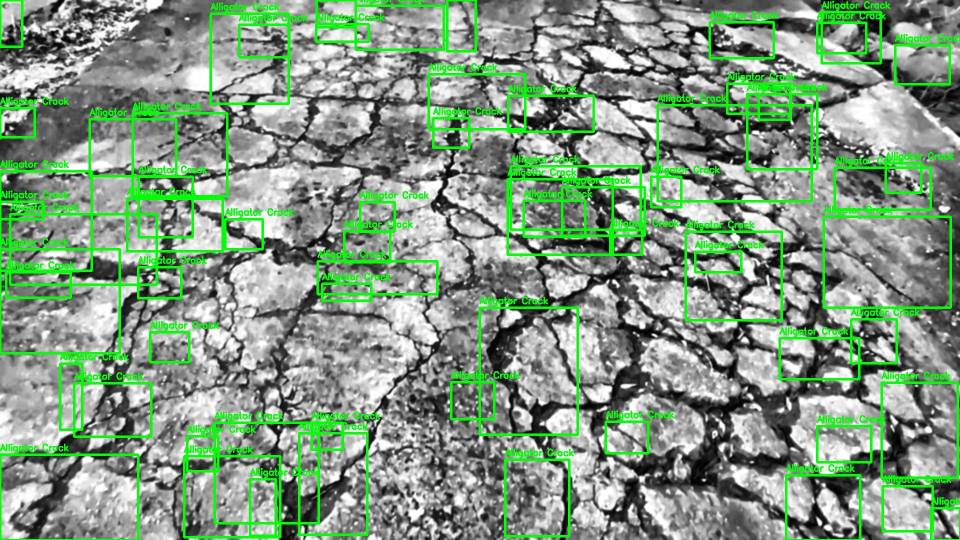
#> input picture frames/segmented/AlligatorCracking/enhanced_aligatorCracking_1_frame_240.jpg, 1920 x 1080 px, given as the content of the folder ../../frames/enhanced/4_FinalEnhanced/AligatorCracking, which was not available (shown at 1/2 size)
$ jupyter execute full_segmentation.ipynb
#> lines starting #> are read from the running program, lines starting #| are printed output that depends on the picture; after the words box and inside, x2 and y2 are one past the last pixel; in counts of white or black regions, pixels touching at a corner belong together; pictures that were not available may be replaced by others from this repository, and a replacement may not be noted
#> further down, img is the input picture: shape (1080, 1920, 3); mean B, G, R 128.5, 153.2, 128.4
[cell 1]
import cv2
import numpy as np
import os
import matplotlib.pyplot as plt

[cell 2]
# Alligator cracking segmentation

# Folder structure
input_folder = "../../frames/enhanced/4_FinalEnhanced/AligatorCracking"
output_folder = "../../frames/segmented/AlligatorCracking"

os.makedirs(output_folder, exist_ok=True)

max_show = 3
count = 0


# Segment alligator cracks
def segment_alligator(gray):

    # Step 1: Light smoothing
    blur = cv2.GaussianBlur(gray, (3,3), 0)

    # Step 2: Blackhat enhancement
    kernel = cv2.getStructuringElement(
        cv2.MORPH_RECT,
        (9,9)
    )

    blackhat = cv2.morphologyEx(
        blur,
        cv2.MORPH_BLACKHAT,
        kernel
    )

    # Step 3: Binary threshold
    _, binary = cv2.threshold(
        blackhat,
        20,
        255,
        cv2.THRESH_BINARY
    )
#> binary: shape (1080, 1920); 26.4% white; 5301 white regions (2286 under 20 px), largest, box (x1, y1, x2, y2) and area: (864, 0, 1335, 179) 9223, (593, 59, 857, 227) 7625, (1152, 58, 1373, 158) 5407

    # Step 4: Remove tiny noise
    open_kernel = cv2.getStructuringElement(
        cv2.MORPH_ELLIPSE,
        (3,3)
    )

    binary = cv2.morphologyEx(
        binary,
        cv2.MORPH_OPEN,
        open_kernel,
        iterations=1
    )
#> binary: shape (1080, 1920); 25.3% white; 4465 white regions (1369 under 20 px), largest, box (x1, y1, x2, y2) and area: (1013, 0, 1335, 139) 6654, (593, 119, 856, 227) 5466, (792, 394, 1014, 520) 5011

    # Step 5: Moderate connection
    # Prevent whole-image merging
    close_kernel = cv2.getStructuringElement(
        cv2.MORPH_ELLIPSE,
        (5,5)
    )

    binary = cv2.morphologyEx(
        binary,
        cv2.MORPH_CLOSE,
        close_kernel,
        iterations=1
    )
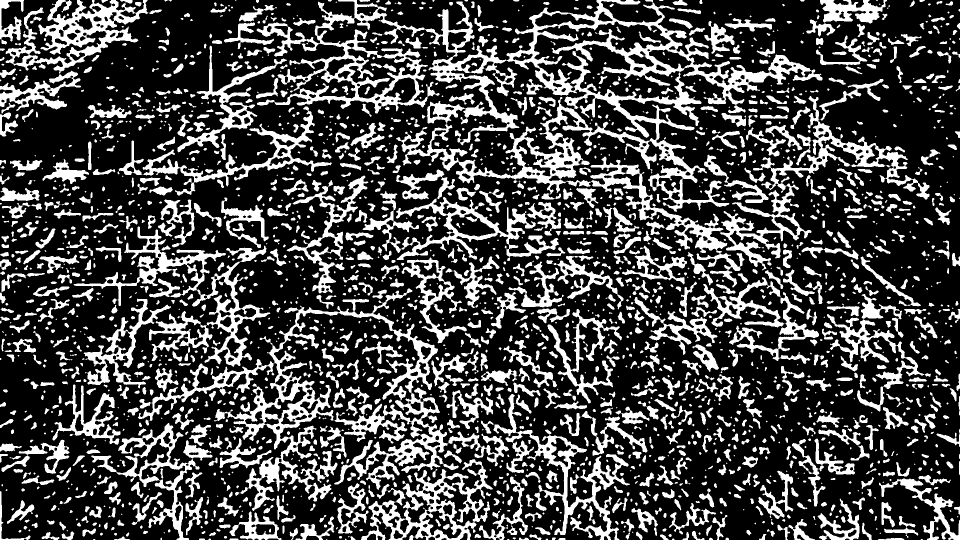
#> binary: shape (1080, 1920) (shown at 1/2 size); 27.7% white; 2424 white regions (839 under 20 px)

    return binary


# Merge nearby boxes
def merge_boxes(boxes, distance=35):

    merged_boxes = []

    while boxes:

        x1, y1, x2, y2 = boxes.pop(0)

        merged = True

        while merged:

            merged = False

            remove_indices = []

            for i, (xx1, yy1, xx2, yy2) in enumerate(boxes):

                # Check nearby distance
                if (
                    abs(xx1 - x2) < distance or
                    abs(x1 - xx2) < distance
                ) and (
                    abs(yy1 - y2) < distance or
                    abs(y1 - yy2) < distance
                ):

                    x1 = min(x1, xx1)
                    y1 = min(y1, yy1)
                    x2 = max(x2, xx2)
                    y2 = max(y2, yy2)

                    remove_indices.append(i)

                    merged = True

            for index in sorted(remove_indices, reverse=True):
                boxes.pop(index)

        merged_boxes.append([x1, y1, x2, y2])

    return merged_boxes


# Detect alligator crack regions
def detect_alligator_regions(image, mask):

    output = image.copy()

    contours, _ = cv2.findContours(
        mask,
        cv2.RETR_EXTERNAL,
        cv2.CHAIN_APPROX_SIMPLE
    )
#> contours = 2260 contours, 996 with area under 20; largest, box (x1, y1, x2, y2) and area: (513, 0, 1645, 575) 169468, (276, 577, 1018, 1022) 91281, (147, 453, 541, 734) 20340, (722, 918, 986, 1080) 19876, (0, 0, 297, 222) 19700

    boxes = []

    # Small crack cell detection
    for c in contours:

        area = cv2.contourArea(c)

        if 100 < area < 2500:

            x, y, w, h = cv2.boundingRect(c)

            aspect_ratio = w / float(h + 1e-5)

            # Ignore long lines
            if 0.4 < aspect_ratio < 3.5:

                boxes.append([x, y, x+w, y+h])
#> this loop made 2260 passes
#> (area, x, y, w, h, aspect_ratio) on passes 11, 38, 41, 42, 55, 57, 60, 73: (104, 1756, 1076, 53, 4, 13.25), (176.5, 83, 1064, 36, 16, 2.25), (174, 123, 1063, 26, 17, 1.53), (117.5, 1384, 1062, 25, 18, 1.39), (171, 165, 1057, 27, 16, 1.69), (138.5, 579, 1056, 17, 24, 0.708), (173, 1070, 1054, 31, 16, 1.94), (113, 438, 1049, 23, 8, 2.87)
#> after the loop, boxes = 384 items, first 6: [83, 1064, 119, 1080], [123, 1063, 149, 1080], [1384, 1062, 1409, 1080], [165, 1057, 192, 1073], [579, 1056, 596, 1080], [1070, 1054, 1101, 1070]

    # Merge nearby boxes moderately
    merged_boxes = merge_boxes(boxes)
#> the loop in merge_boxes, `while boxes: ` made 112 passes
#> after the loop in merge_boxes, `while boxes:`: boxes = []; merged_boxes = 112 items, first 6: [43, 951, 287, 1080], [670, 265, 1914, 1080], [552, 991, 669, 1080], [890, 749, 1161, 1070], [371, 945, 478, 1057], [1605, 852, 1920, 1080]

    # Draw medium-sized regions only
    for box in merged_boxes:

        x1, y1, x2, y2 = box

        width = x2 - x1
        height = y2 - y1

        area = width * height

        # Prevent huge full-image box
        if 3000 < area < 60000:

            cv2.rectangle(
                output,
                (x1, y1),
                (x2, y2),
                (0,255,0),
                3
            )

            cv2.putText(
                output,
                "Alligator Crack",
                (x1, y1 - 8),
                cv2.FONT_HERSHEY_SIMPLEX,
                0.6,
                (0,255,0),
                2
            )
#> this loop made 112 passes
#> box on passes 10 to 17: [1140, 948, 1191, 1049], [1338, 929, 1453, 1069], [1707, 776, 1913, 1055], [145, 911, 327, 1050], [14, 1000, 69, 1048], [1584, 814, 1817, 1080], [371, 994, 406, 1071], [0, 982, 61, 1080]
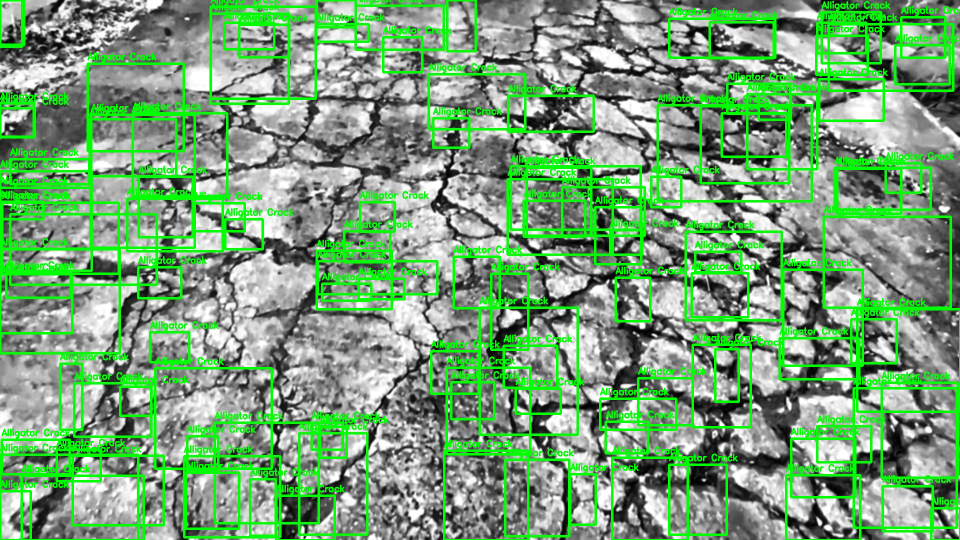
#> output: shape (1080, 1920, 3) (shown at 1/2 size); 8.23% of pixels changed, all inside (x1, y1, x2, y2) = (0, 0, 1920, 1080)

    return output


# Main processing loop
for file in os.listdir(input_folder):

    if file.endswith((".jpg", ".png", ".jpeg")):

        path = os.path.join(input_folder, file)

        img = cv2.imread(path)

        if img is None:
            continue

        gray = cv2.cvtColor(img, cv2.COLOR_BGR2GRAY)

        # Segment cracks
        mask = segment_alligator(gray)

        # Detect regions
        result = detect_alligator_regions(img, mask)

        # Save
        cv2.imwrite(
            os.path.join(output_folder, file),
            result
        )

        # Visualization
        if count < max_show:

            plt.figure(figsize=(15,5))

            plt.subplot(1,3,1)
            plt.imshow(gray, cmap="gray")
            plt.title("Enhanced Input")
            plt.axis("off")

            plt.subplot(1,3,2)
            plt.imshow(mask, cmap="gray")
            plt.title("Crack Segmentation")
            plt.axis("off")

            plt.subplot(1,3,3)
            plt.imshow(cv2.cvtColor(result, cv2.COLOR_BGR2RGB))
            plt.title("Alligator Crack Detection")
            plt.axis("off")

            plt.tight_layout()
            plt.show()

            count += 1

print("Alligator crack detection completed successfully!")

[cell 3]
# Pothole detection

# Folder structure
input_folder = "../../frames/enhanced/4_FinalEnhanced/Pothole"
output_folder = "../../frames/segmented/Pothole"

os.makedirs(output_folder, exist_ok=True)

max_show = 3
count = 0


# Pothole detection function
def detect_pothole(gray, output, mask):

    blur = cv2.GaussianBlur(gray, (7,7), 0)

    _, th = cv2.threshold(
        blur,
        95,
        255,
        cv2.THRESH_BINARY_INV
    )
#> th: shape (1080, 1920); 22.4% white; 1327 white regions (456 under 20 px), largest, box (x1, y1, x2, y2) and area: (1018, 512, 1838, 1042) 64913, (968, 618, 1153, 867) 13262, (569, 161, 819, 385) 12246

    th = cv2.bitwise_and(th, th, mask=mask)

    th = cv2.morphologyEx(
        th,
        cv2.MORPH_OPEN,
        np.ones((9,9), np.uint8)
    )
#> th: shape (1080, 1920); 14.5% white; 478 white regions, largest, box (x1, y1, x2, y2) and area: (1254, 769, 1521, 1002) 19397, (1496, 762, 1681, 894) 7684, (1214, 643, 1311, 821) 7231

    th = cv2.morphologyEx(
        th,
        cv2.MORPH_CLOSE,
        np.ones((15,15), np.uint8)
    )
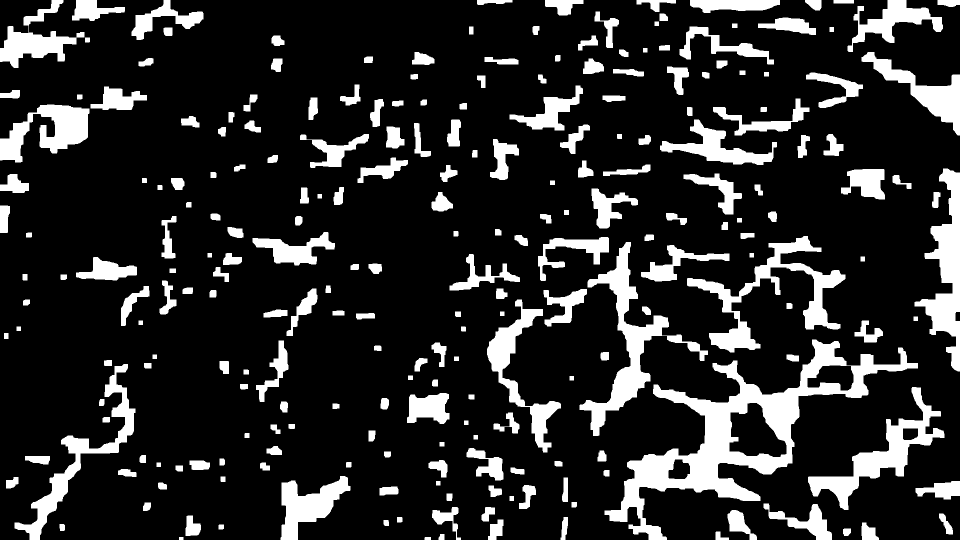
#> th: shape (1080, 1920) (shown at 1/2 size); 16.5% white; 241 white regions, largest, box (x1, y1, x2, y2) and area: (1209, 679, 1836, 1080) 49353, (1159, 484, 1416, 872) 17176, (1374, 472, 1691, 705) 16070

    contours, _ = cv2.findContours(
        th,
        cv2.RETR_EXTERNAL,
        cv2.CHAIN_APPROX_SIMPLE
    )

    count = 0

    for c in contours:

        area = cv2.contourArea(c)

        if area < 1500:
            continue

        x, y, w, h = cv2.boundingRect(c)

        if w / (h + 1e-5) > 3.5:
            continue

        cv2.rectangle(
            output,
            (x,y),
            (x+w,y+h),
            (0,0,255),
            2
        )

        cv2.putText(
            output,
            "Pothole",
            (x,y-5),
            cv2.FONT_HERSHEY_SIMPLEX,
            0.6,
            (0,0,255),
            2
        )

        count += 1
#> this loop made 241 passes
#> c on passes 2, 21, 28: [[358, 1074], [358, 1079], [366, 1079], [366, 1074]], [[1019, 992], [1019, 1001], [1027, 1001], [1027, 992]], [[872, 962], [872, 970], [880, 970], [880, 962]]
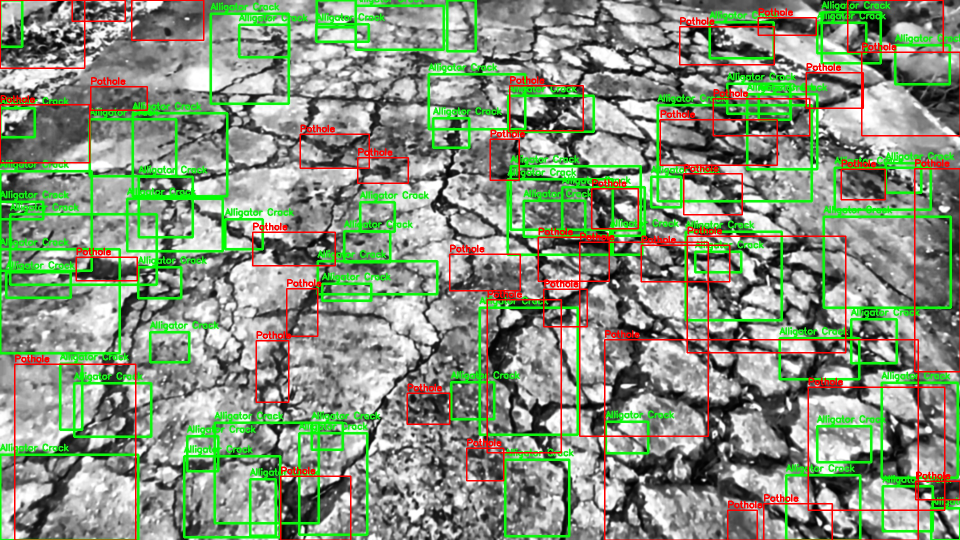
#> output: shape (1080, 1920, 3) (shown at 1/2 size); 3.85% of pixels changed, all inside (x1, y1, x2, y2) = (0, 0, 1920, 1080)

    return output


# Main processing loop
for file in os.listdir(input_folder):

    if file.endswith((".jpg", ".png", ".jpeg")):

        path = os.path.join(input_folder, file)
        img = cv2.imread(path)

        if img is None:
            continue

        gray = cv2.cvtColor(img, cv2.COLOR_BGR2GRAY)

        # Dummy full mask (since your original code expects mask)
        mask = np.ones_like(gray, dtype=np.uint8) * 255

        output = img.copy()

        # Step: pothole detection
        result = detect_pothole(gray, output, mask)

        # Save output
        cv2.imwrite(os.path.join(output_folder, file), result)

        # Visualization
        if count < max_show:

            plt.figure(figsize=(15, 5))

            plt.subplot(1, 3, 1)
            plt.imshow(gray, cmap="gray")
            plt.title("Input")
            plt.axis("off")

            plt.subplot(1, 3, 2)
            plt.imshow(mask, cmap="gray")
            plt.title("Mask")
            plt.axis("off")

            plt.subplot(1, 3, 3)
            plt.imshow(cv2.cvtColor(result, cv2.COLOR_BGR2RGB))
            plt.title("Pothole Detection")
            plt.axis("off")

            plt.tight_layout()
            plt.show()

            count += 1

print("Pothole detection completed successfully!")

[cell 4]
# Raveling detection

# Folder structure
input_folder = "../../frames/enhanced/4_FinalEnhanced/Raveling"
output_folder = "../../frames/segmented/Raveling"

os.makedirs(output_folder, exist_ok=True)

max_show = 3
count = 0


# Raveling detection function
def apply_enhancement(img):

    # Step 1: Smooth noise
    smoothed = cv2.blur(img, (3, 3))

    # Step 2: Logarithmic transformation
    img_float = smoothed.astype(np.float32)

    constant = 100 / np.log(
        1 + np.max(img_float)
    )

    log_img = constant * np.log(
        1 + img_float
    )
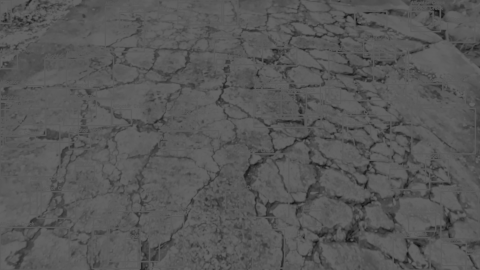
#> log_img: shape (1080, 1920) float32 (shown at 1/4 size); min 12.5, max 100, mean 87.2

    log_img = np.array(
        log_img,
        dtype=np.uint8
    )

    # Step 3: Contrast Stretching
    low = np.min(log_img)
    high = np.max(log_img)

    if high <= low:
        return log_img

    stretched = cv2.convertScaleAbs(
        log_img,
        alpha=(255.0 / (high - low)),
        beta=-(low * 255.0 / (high - low))
    )
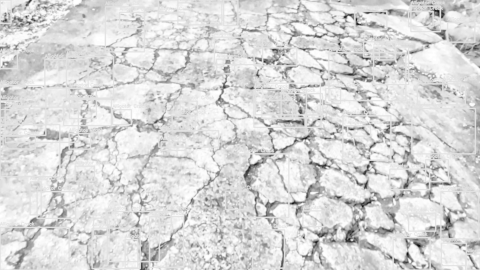
#> stretched: shape (1080, 1920) (shown at 1/4 size); min 0, max 255, mean 216.5

    return stretched

# Extract raveling damage
def extract_damage(enhanced_img):

    gaussian = cv2.GaussianBlur(
        enhanced_img,
        (5, 5),
        0
    )

    # Binarization
    binary = cv2.adaptiveThreshold(
        gaussian,
        255,
        cv2.ADAPTIVE_THRESH_MEAN_C,
        cv2.THRESH_BINARY_INV,
        15,
        3
    )
#> binary: shape (1080, 1920); 31.5% white; 3955 white regions (1196 under 20 px), largest, box (x1, y1, x2, y2) and area: (945, 0, 1544, 205) 20432, (456, 161, 856, 507) 15364, (1209, 550, 1567, 759) 12340

    # Noise removal
    struct_element = np.ones(
        (3, 3),
        np.uint8
    )

    refined_mask = cv2.morphologyEx(
        binary,
        cv2.MORPH_OPEN,
        struct_element,
        iterations=2
    )
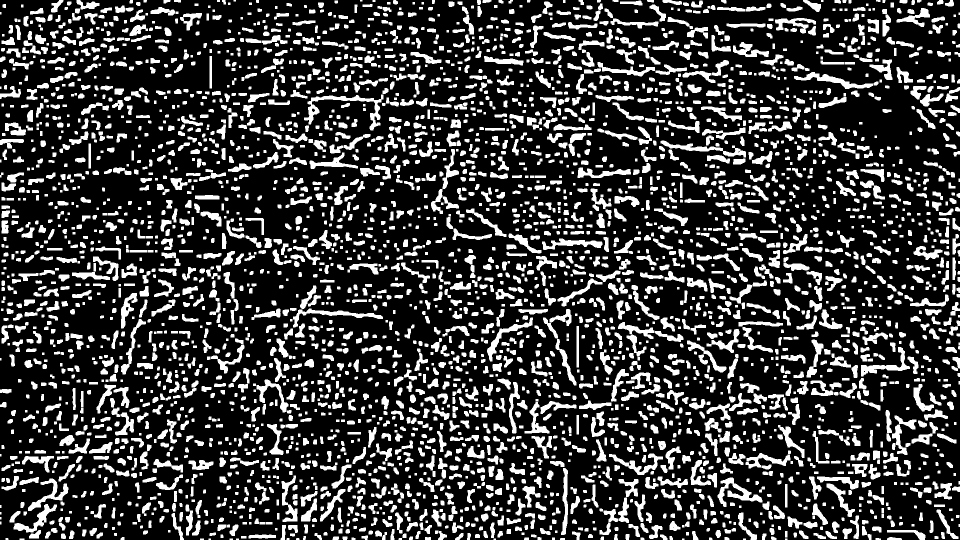
#> refined_mask: shape (1080, 1920) (shown at 1/2 size); 23% white; 3952 white regions (20 under 20 px), largest, box (x1, y1, x2, y2) and area: (608, 189, 767, 261) 2271, (1435, 955, 1525, 1014) 1700, (1588, 144, 1746, 178) 1530

    return refined_mask


# Detect raveling regions
def detect_raveling(image, mask):

    output = image.copy()

    contours, _ = cv2.findContours(
        mask,
        cv2.RETR_EXTERNAL,
        cv2.CHAIN_APPROX_SIMPLE
    )

    for c in contours:

        if cv2.contourArea(c) > 150:

            x, y, w, h = cv2.boundingRect(c)

            cv2.rectangle(
                output,
                (x, y),
                (x + w, y + h),
                (0, 255, 0),
                2
            )

            cv2.putText(
                output,
                "Raveling",
                (x, y - 10),
                cv2.FONT_HERSHEY_SIMPLEX,
                0.6,
                (0, 255, 0),
                2
            )
#> this loop made 3952 passes
#> c on passes 1 to 3: [[1570, 1077], [1570, 1079], [1574, 1079], [1574, 1077]], [[1486, 1077], [1486, 1079], [1491, 1079], [1491, 1077]], [[1364, 1077], [1364, 1079], [1368, 1079], [1368, 1077]]
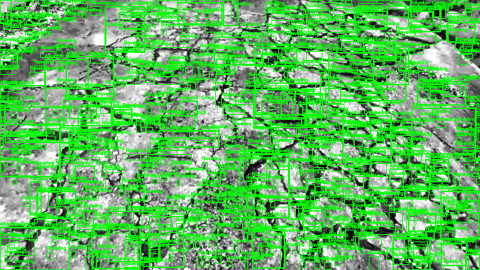
#> output: shape (1080, 1920, 3) (shown at 1/4 size); mean B, G, R 95.3, 181.6, 95.2

    return output


# Main processing loop
for file in os.listdir(input_folder):

    if file.endswith((".jpg", ".png", ".jpeg")):

        path = os.path.join(input_folder, file)

        img = cv2.imread(path)

        if img is None:
            continue

        gray = cv2.cvtColor(
            img,
            cv2.COLOR_BGR2GRAY
        )

        # Apply enhancement
        enhanced = apply_enhancement(gray)

        # Extract damage
        mask = extract_damage(enhanced)

        # Detect raveling
        result = detect_raveling(img, mask)

        # Save result
        cv2.imwrite(
            os.path.join(output_folder, file),
            result
        )

        # Visualization
        if count < max_show:

            plt.figure(figsize=(15,5))

            plt.subplot(1,3,1)
            plt.imshow(gray, cmap="gray")
            plt.title("Enhanced Input")
            plt.axis("off")

            plt.subplot(1,3,2)
            plt.imshow(mask, cmap="gray")
            plt.title("Raveling Mask")
            plt.axis("off")

            plt.subplot(1,3,3)
            plt.imshow(cv2.cvtColor(result, cv2.COLOR_BGR2RGB))
            plt.title("Detected Raveling")
            plt.axis("off")

            plt.tight_layout()
            plt.show()
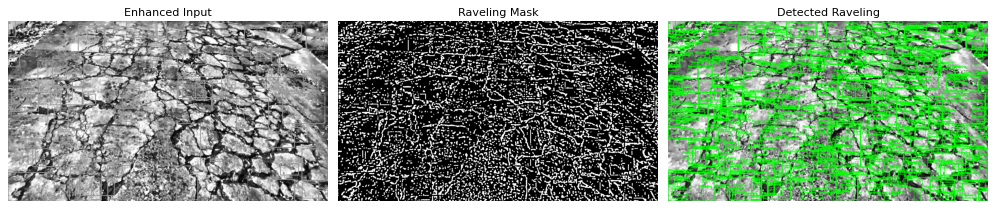
#> figure drawn by matplotlib, 3 panels

            count += 1

print("Raveling detection completed successfully!")
